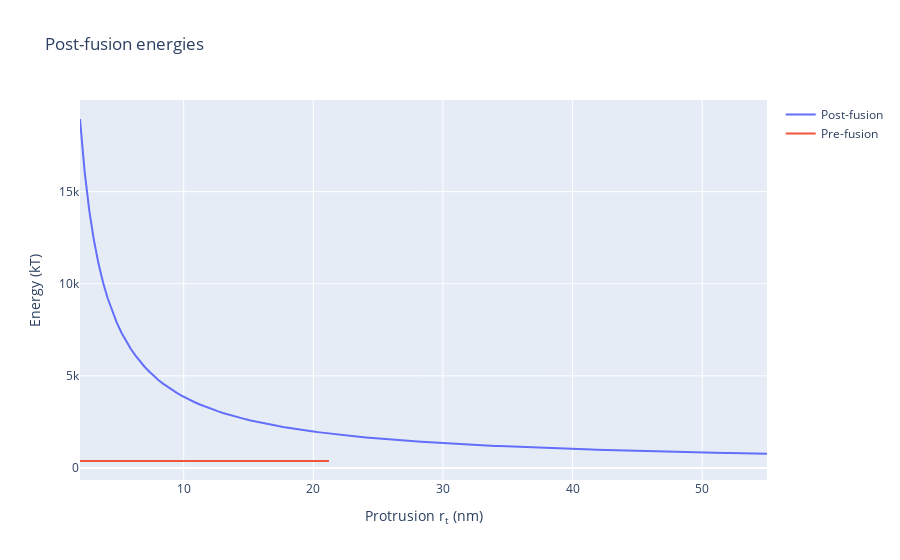

Here is the notebook cell this chart was saved with:
### Markdown cell above
"Simulation parameter" validation: 
- Logical trend in GPost1: PASS
- zRim values match desired values: PASS
- Sufficient z resolution: PASS
    - Each of the GPost1 change by less than 1 kT when increasing zSteps from 100 --> 1000

## Comparing pre-fusion energy vs post-fusion energy

### Code cell
print("Some relevant pore energies below.")
print("Note that these numbers should not be taken at face-value since the hypothetical pores are huge.")
print("Pore Gb for pore radius 400 nm, pore_rt = 15: ",GToroidalPore(15,R0,Kb))
print("Pore Gb for pore radius 400 nm, pore_rt = 25: ",GToroidalPore(25,R0,Kb))
print("Pore Gb for pore radius 400 nm, pore_rt = 50: ",GToroidalPore(50,R0,Kb))

GPreArr = np.zeros(np.amax(rim_rt).astype(int)) # np.amax() yields a numpy float so cast to int
print(GPreArr)
for a in range(0,GPreArr.size):
    GPreArr[a] = GPre

vsPlot = go.Figure()
vsPlot.add_trace(go.Scatter(x=rim_rt, y=GPost, mode='lines', name='Post-fusion'))
vsPlot.add_trace(go.Scatter(x=rim_rt, y=GPreArr, mode='lines', name='Pre-fusion'))
vsPlot.update_layout(title="Post-fusion energies",
                        xaxis_title="Protrusion r<sub>t</sub> (nm)", yaxis_title="Energy (kT)")
vsPlot.show()

### Figure 1 — Plotly figure (JSON) as saved in the notebook; plotly's stock layout.template omitted (floating-point values rounded to 4 significant figures; data arrays with more than 128 entries replaced by an {"elided": "..."} marker saying what was removed)
{"data": [{"mode": "lines", "name": "Post-fusion", "type": "scatter", "x": {"elided": "150 float values"}, "y": {"elided": "150 float values"}}, {"mode": "lines", "name": "Pre-fusion", "type": "scatter", "x": {"elided": "150 float values"}, "y": [377.0, 377.0, 377.0, 377.0, 377.0, 377.0, 377.0, 377.0, 377.0, 377.0, 377.0, 377.0, 377.0, 377.0, 377.0, 377.0, 377.0, 377.0, 377.0, 377.0, 377.0, 377.0, 377.0, 377.0, 377.0, 377.0, 377.0, 377.0, 377.0, 377.0, 377.0, 377.0, 377.0, 377.0, 377.0, 377.0, 377.0, 377.0, 377.0, 377.0, 377.0, 377.0, 377.0, 377.0, 377.0, 377.0, 377.0, 377.0, 377.0, 377.0, 377.0, 377.0, 377.0, 377.0, 377.0]}], "layout": {"autosize": true, "title": {"text": "Post-fusion energies"}, "xaxis": {"autorange": true, "range": [2, 55], "title": {"text": "Protrusion r<sub>t</sub> (nm)"}, "type": "linear"}, "yaxis": {"autorange": true, "range": [-654.5, 19980.0], "title": {"text": "Energy (kT)"}, "type": "linear"}}}
